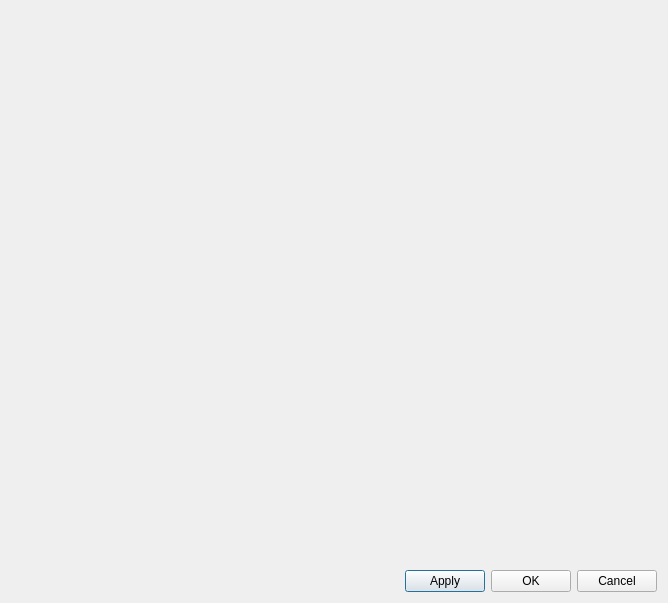
<?xml version="1.0" encoding="UTF-8"?>
<ui version="4.0">
 <class>DADialogAppSetting</class>
 <widget class="QDialog" name="DADialogAppSetting">
  <property name="geometry">
   <rect>
    <x>0</x>
    <y>0</y>
    <width>668</width>
    <height>603</height>
   </rect>
  </property>
  <property name="windowTitle">
   <string>Setting</string>
  </property>
  <layout class="QVBoxLayout" name="verticalLayout">
   <item>
    <widget class="DA::DASettingWidget" name="widgetSetting" native="true">
     <property name="sizePolicy">
      <sizepolicy hsizetype="Expanding" vsizetype="Expanding">
       <horstretch>0</horstretch>
       <verstretch>0</verstretch>
      </sizepolicy>
     </property>
    </widget>
   </item>
   <item>
    <layout class="QHBoxLayout" name="horizontalLayout">
     <item>
      <spacer name="horizontalSpacer">
       <property name="orientation">
        <enum>Qt::Horizontal</enum>
       </property>
       <property name="sizeHint" stdset="0">
        <size>
         <width>40</width>
         <height>20</height>
        </size>
       </property>
      </spacer>
     </item>
     <item>
      <widget class="QPushButton" name="pushButtonApply">
       <property name="text">
        <string>Apply</string>
       </property>
      </widget>
     </item>
     <item>
      <widget class="QPushButton" name="pushButtonOK">
       <property name="text">
        <string>OK</string>
       </property>
      </widget>
     </item>
     <item>
      <widget class="QPushButton" name="pushButtonCancel">
       <property name="text">
        <string>Cancel</string>
       </property>
      </widget>
     </item>
    </layout>
   </item>
  </layout>
 </widget>
 <customwidgets>
  <customwidget>
   <class>DA::DASettingWidget</class>
   <extends>QWidget</extends>
   <header>DASettingWidget.h</header>
   <container>1</container>
  </customwidget>
 </customwidgets>
 <resources/>
 <connections>
  <connection>
   <sender>pushButtonCancel</sender>
   <signal>clicked()</signal>
   <receiver>DADialogAppSetting</receiver>
   <slot>reject()</slot>
   <hints>
    <hint type="sourcelabel">
     <x>617</x>
     <y>585</y>
    </hint>
    <hint type="destinationlabel">
     <x>663</x>
     <y>532</y>
    </hint>
   </hints>
  </connection>
  <connection>
   <sender>pushButtonOK</sender>
   <signal>clicked()</signal>
   <receiver>DADialogAppSetting</receiver>
   <slot>accept()</slot>
   <hints>
    <hint type="sourcelabel">
     <x>518</x>
     <y>578</y>
    </hint>
    <hint type="destinationlabel">
     <x>327</x>
     <y>574</y>
    </hint>
   </hints>
  </connection>
 </connections>
</ui>
